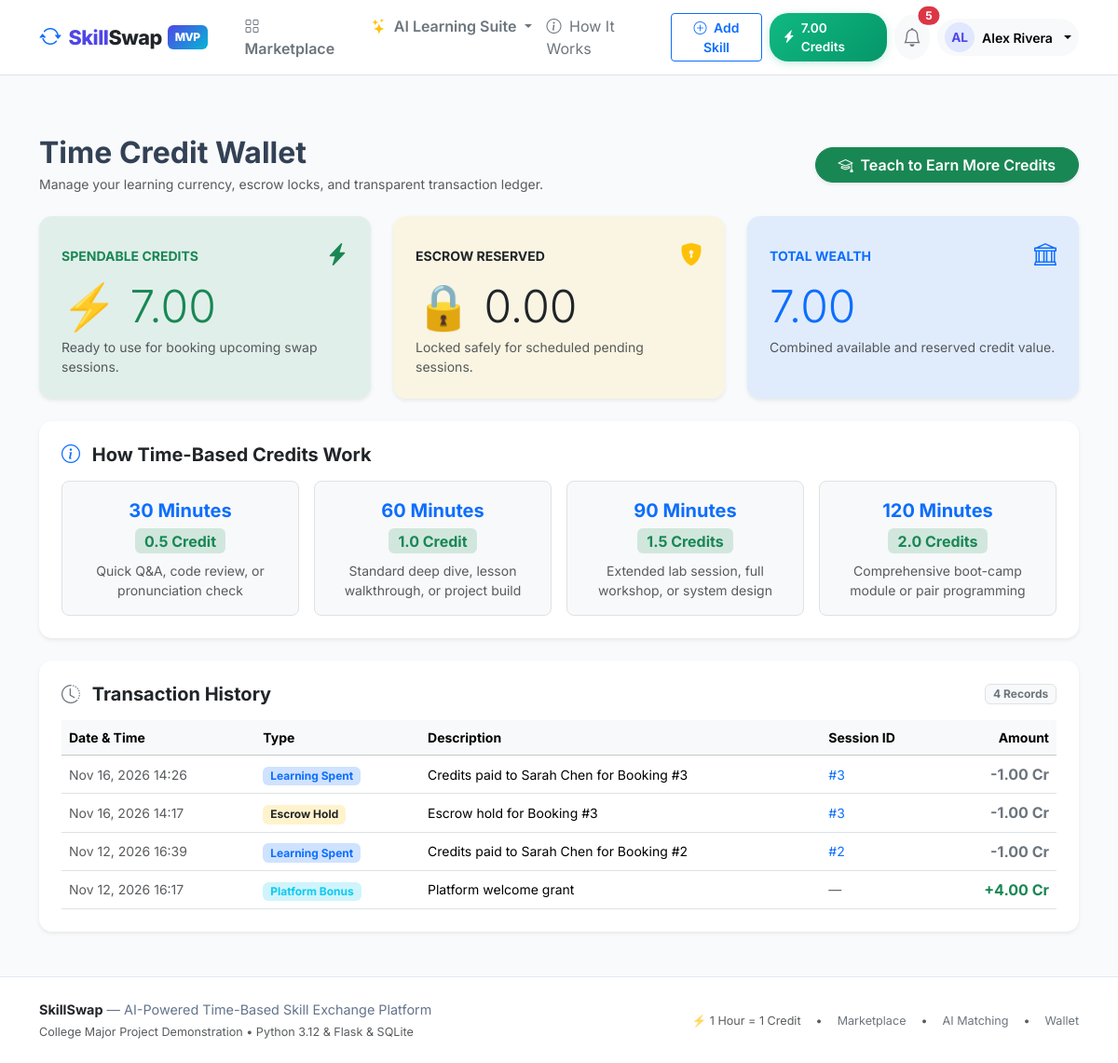
/wallet/ (signed in), run on the app's committed database.
### app/models/wallet.py (models this page shows, shortened)
class Wallet(db.Model):
    __tablename__ = "wallets"
    id = db.Column(db.Integer, primary_key=True)
    user_id = db.Column(db.Integer, db.ForeignKey("users.id"), unique=True, nullable=False, index=True)
    available_balance = db.Column(db.Numeric(8, 2), default=Decimal("0.00"), nullable=False)
    reserved_balance = db.Column(db.Numeric(8, 2), default=Decimal("0.00"), nullable=False)
    updated_at = db.Column(db.DateTime, default=lambda: datetime.now(timezone.utc), onupdate=lambda: datetime.now(timezone.utc), nullable=False)
    user = db.relationship("User", back_populates="wallet")
    transactions = db.relationship(
        "WalletTransaction", back_populates="wallet", cascade="all, delete-orphan", order_by="desc(WalletTransaction.created_at)"
    )
    @property
    def total_balance(self) -> Decimal:
        return Decimal(str(self.available_balance or 0)) + Decimal(str(self.reserved_balance or 0))

class WalletTransaction(db.Model):
    __tablename__ = "wallet_transactions"
    id = db.Column(db.Integer, primary_key=True)
    wallet_id = db.Column(db.Integer, db.ForeignKey("wallets.id"), nullable=False, index=True)
    type = db.Column(db.String(20), nullable=False)  # 'bonus', 'reserve', 'release', 'transfer_in', 'transfer_out'
    amount = db.Column(db.Numeric(8, 2), nullable=False)
    booking_id = db.Column(db.Integer, db.ForeignKey("bookings.id", ondelete="SET NULL"), nullable=True, index=True)
    description = db.Column(db.String(255), default="")
    idempotency_key = db.Column(db.String(100), unique=True, nullable=True, index=True)
    created_at = db.Column(db.DateTime, default=lambda: datetime.now(timezone.utc), nullable=False)
    wallet = db.relationship("Wallet", back_populates="transactions")
    booking = db.relationship("Booking", back_populates="wallet_transactions")

### app/models/user.py (models this page shows, shortened)
class User(UserMixin, db.Model):
    __tablename__ = "users"
    id = db.Column(db.Integer, primary_key=True)
    username = db.Column(db.String(64), unique=True, nullable=False, index=True)
    email = db.Column(db.String(120), unique=True, nullable=False, index=True)
    password_hash = db.Column(db.String(256), nullable=False)
    full_name = db.Column(db.String(100), nullable=False)
    role = db.Column(db.String(20), default="user", nullable=False)  # 'user', 'admin'
    status = db.Column(db.String(20), default="active", nullable=False)  # 'active', 'suspended'
    bio = db.Column(db.Text, default="")
    headline = db.Column(db.String(150), default="")
    location = db.Column(db.String(100), default="")
    timezone = db.Column(db.String(50), default="UTC")
    avatar_path = db.Column(db.String(255), nullable=True)
    created_at = db.Column(db.DateTime, default=lambda: datetime.now(timezone.utc), nullable=False)
    updated_at = db.Column(db.DateTime, default=lambda: datetime.now(timezone.utc), onupdate=lambda: datetime.now(timezone.utc), nullable=False)
    wallet = db.relationship("Wallet", back_populates="user", uselist=False, cascade="all, delete-orphan")
    skills = db.relationship("UserSkill", back_populates="user", cascade="all, delete-orphan", lazy="dynamic")
    availability = db.relationship("AvailabilitySlot", back_populates="user", cascade="all, delete-orphan")
    bookings_as_learner = db.relationship(
        "Booking", foreign_keys="Booking.learner_id", back_populates="learner", lazy="dynamic"
    )
    bookings_as_teacher = db.relationship(
        "Booking", foreign_keys="Booking.teacher_id", back_populates="teacher", lazy="dynamic"
    )
    reviews_given = db.relationship(
        "Review", foreign_keys="Review.reviewer_id", back_populates="reviewer", lazy="dynamic"
    )
    reviews_received = db.relationship(
        "Review", foreign_keys="Review.reviewee_id", back_populates="reviewee", lazy="dynamic"
    )
    notifications = db.relationship("Notification", back_populates="user", cascade="all, delete-orphan", lazy="dynamic")
    roadmaps = db.relationship("LearningRoadmap", back_populates="user", cascade="all, delete-orphan", lazy="dynamic")
    quizzes = db.relationship("GeneratedQuiz", back_populates="user", cascade="all, delete-orphan", lazy="dynamic")
    ai_conversations = db.relationship("AIConversation", back_populates="user", cascade="all, delete-orphan", lazy="dynamic")
    ai_prefs = db.relationship("UserAIPrefs", back_populates="user", uselist=False, cascade="all, delete-orphan")
    @property
    def is_admin(self) -> bool:
        return self.role == "admin"
    @property
    def is_active(self) -> bool:
        return self.status == "active"

### app/wallet/routes.py (the view)
@bp.route("/")
@login_required
def index():
    wallet = get_or_create_wallet(current_user.id)
    transactions = (
        WalletTransaction.query.filter_by(wallet_id=wallet.id)
        .order_by(WalletTransaction.created_at.desc())
        .all()
    )
    return render_template(
        "wallet/index.html",
        wallet=wallet,
        transactions=transactions,
    )

### app/templates/wallet/index.html (shortened to what this page needs)
{% extends "base.html" %}
{% block content %}
<div class="container py-4">
  <div class="d-flex justify-content-between align-items-center mb-4">
    <div>
      <h2 class="fw-bold mb-1">Time Credit Wallet</h2>
      <p class="text-muted small mb-0">Manage your learning currency, escrow locks, and transparent transaction ledger.</p>
    </div>
    <a href="{{ url_for('skills.new') }}" class="btn btn-success rounded-pill px-4 shadow-sm fw-semibold">
      <i class="bi bi-mortarboard me-1"></i> Teach to Earn More Credits
    </a>
  </div>
  <div class="row g-4 mb-4">
    <div class="col-md-4">
      <div class="card p-4 border-0 shadow-sm bg-success bg-opacity-10 border border-success border-opacity-25 h-100">
        <div class="d-flex justify-content-between align-items-center mb-2">
          <span class="text-success fw-bold small text-uppercase">Spendable Credits</span>
          <i class="bi bi-lightning-charge-fill text-success fs-4"></i>
        </div>
        <div class="display-5 fw-extrabold text-success mb-1">⚡ {{ wallet.available_balance }}</div>
        <div class="small text-muted">Ready to use for booking upcoming swap sessions.</div>
      </div>
    </div>
    <div class="col-md-4">
      <div class="card p-4 border-0 shadow-sm bg-warning bg-opacity-10 border border-warning border-opacity-25 h-100">
        <div class="d-flex justify-content-between align-items-center mb-2">
          <span class="text-dark fw-bold small text-uppercase">Escrow Reserved</span>
          <i class="bi bi-shield-lock-fill text-warning fs-4"></i>
        </div>
        <div class="display-5 fw-extrabold text-dark mb-1">🔒 {{ wallet.reserved_balance }}</div>
        <div class="small text-muted">Locked safely for scheduled pending sessions.</div>
      </div>
    </div>
    <div class="col-md-4">
      <div class="card p-4 border-0 shadow-sm bg-primary bg-opacity-10 border border-primary border-opacity-25 h-100">
        <div class="d-flex justify-content-between align-items-center mb-2">
          <span class="text-primary fw-bold small text-uppercase">Total Wealth</span>
          <i class="bi bi-bank fs-4 text-primary"></i>
        </div>
        <div class="display-5 fw-extrabold text-primary mb-1">{{ wallet.total_balance }}</div>
        <div class="small text-muted">Combined available and reserved credit value.</div>
      </div>
    </div>
  </div>
  <div class="card p-4 border-0 shadow-sm mb-4">
    <h5 class="fw-bold mb-3"><i class="bi bi-info-circle text-primary me-2"></i> How Time-Based Credits Work</h5>
    <div class="row g-3 text-center">
      <div class="col-6 col-md-3">
        <div class="p-3 bg-light rounded-3 border">
          <div class="fw-bold fs-5 text-primary">30 Minutes</div>
          <div class="badge bg-success-subtle text-success fs-6 mt-1">0.5 Credit</div>
          <div class="small text-muted mt-2">Quick Q&A, code review, or pronunciation check</div>
        </div>
      </div>
      <div class="col-6 col-md-3">
        <div class="p-3 bg-light rounded-3 border">
          <div class="fw-bold fs-5 text-primary">60 Minutes</div>
          <div class="badge bg-success-subtle text-success fs-6 mt-1">1.0 Credit</div>
          <div class="small text-muted mt-2">Standard deep dive, lesson walkthrough, or project build</div>
        </div>
      </div>
      <div class="col-6 col-md-3">
        <div class="p-3 bg-light rounded-3 border">
          <div class="fw-bold fs-5 text-primary">90 Minutes</div>
          <div class="badge bg-success-subtle text-success fs-6 mt-1">1.5 Credits</div>
          <div class="small text-muted mt-2">Extended lab session, full workshop, or system design</div>
        </div>
      </div>
      <div class="col-6 col-md-3">
        <div class="p-3 bg-light rounded-3 border">
          <div class="fw-bold fs-5 text-primary">120 Minutes</div>
          <div class="badge bg-success-subtle text-success fs-6 mt-1">2.0 Credits</div>
          <div class="small text-muted mt-2">Comprehensive boot-camp module or pair programming</div>
        </div>
      </div>
    </div>
  </div>
  <div class="card p-4 border-0 shadow-sm">
    <div class="d-flex justify-content-between align-items-center mb-3">
      <h5 class="fw-bold mb-0"><i class="bi bi-clock-history text-secondary me-2"></i> Transaction History</h5>
      <span class="badge bg-light text-secondary border">{{ transactions|length }} Records</span>
    </div>
    {% if transactions %}
      <div class="table-responsive">
        <table class="table table-hover align-middle mb-0">
          <thead class="table-light small">
            <tr>
              <th>Date & Time</th>
              <th>Type</th>
              <th>Description</th>
              <th>Session ID</th>
              <th class="text-end">Amount</th>
            </tr>
          </thead>
          <tbody>
            {% for tx in transactions %}
              <tr>
                <td class="small text-muted">{{ tx.created_at.strftime('%b %d, %Y %H:%M') }}</td>
                <td>
                  {% if tx.type == 'bonus' %}
                    <span class="badge bg-info-subtle text-info">Platform Bonus</span>
                  {% elif tx.type == 'transfer_in' %}
                    <span class="badge bg-success-subtle text-success">Teaching Earned</span>
                  {% elif tx.type == 'transfer_out' %}
                    <span class="badge bg-primary-subtle text-primary">Learning Spent</span>
                  {% elif tx.type == 'reserve' %}
                    <span class="badge bg-warning-subtle text-warning text-dark">Escrow Hold</span>
                  {% elif tx.type == 'release' %}
                    <span class="badge bg-secondary-subtle text-secondary">Escrow Released</span>
                  {% else %}
                    <span class="badge bg-light text-dark">{{ tx.type }}</span>
                  {% endif %}
                </td>
                <td class="small">{{ tx.description }}</td>
                <td class="small">
                  {% if tx.booking_id %}
                    <a href="{{ url_for('bookings.detail', booking_id=tx.booking_id) }}" class="text-decoration-none">
                      #{{ tx.booking_id }}
                    </a>
                  {% else %}
                    <span class="text-muted">—</span>
                  {% endif %}
                </td>
                <td class="text-end fw-bold {% if tx.amount > 0 %}text-success{% else %}text-secondary{% endif %}">
                  {% if tx.amount > 0 %}+{% endif %}{{ tx.amount }} Cr
                </td>
              </tr>
            {% endfor %}
          </tbody>
        </table>
      </div>
    {% else %}
      <div class="text-center py-4 text-muted small">
        No wallet transactions recorded yet.
      </div>
    {% endif %}
  </div>
</div>
{% endblock %}

### app/templates/base.html (shortened to what this page needs)
<!DOCTYPE html>
<html lang="en">
<head>
  <link href="https://cdn.jsdelivr.net/npm/bootstrap@5.3.3/dist/css/bootstrap.min.css" rel="stylesheet">
  <link rel="stylesheet" href="https://cdn.jsdelivr.net/npm/bootstrap-icons@1.11.3/font/bootstrap-icons.min.css">
  <link rel="stylesheet" href="{{ url_for('static', filename='css/custom.css') }}">
</head>
<body>
  <nav class="navbar navbar-expand-lg navbar-light bg-white border-bottom sticky-top py-2">
    <div class="container">
      <a class="navbar-brand d-flex align-items-center" href="{{ url_for('dashboard.index') }}">
        <i class="bi bi-arrow-repeat text-primary me-2 fs-4"></i>
        <span>Skill<span class="text-dark">Swap</span></span>
        <span class="brand-badge">MVP</span>
      </a>
      <div class="collapse navbar-collapse" id="navbarMain">
        <ul class="navbar-nav me-auto mb-2 mb-lg-0 ms-lg-3">
          <li class="nav-item">
            <a class="nav-link fw-semibold text-secondary" href="{{ url_for('skills.index') }}">
              <i class="bi bi-grid me-1"></i> Marketplace
            </a>
          </li>
          <li class="nav-item dropdown">
            <a class="nav-link dropdown-toggle fw-semibold text-secondary" href="#" role="button" data-bs-toggle="dropdown">
              <i class="bi bi-stars text-warning me-1"></i> AI Learning Suite
            </a>
          </li>
          <li class="nav-item">
            <a class="nav-link text-secondary" href="#" data-bs-toggle="modal" data-bs-target="#howItWorksModal">
              <i class="bi bi-info-circle me-1"></i> How It Works
            </a>
          </li>
        </ul>
        <div class="d-flex align-items-center gap-2">
          {% if current_user.is_authenticated %}
            <a href="{{ url_for('skills.new') }}" class="btn btn-outline-primary btn-sm fw-semibold d-none d-md-inline-block">
              <i class="bi bi-plus-circle me-1"></i> Add Skill
            </a>
            <a href="{{ url_for('wallet.index') }}" class="credit-pill" title="1 Hour Teaching = 1 Credit">
              <i class="bi bi-lightning-charge-fill"></i>
              <span>{{ current_user.wallet.available_balance if current_user.wallet else '0.00' }} Credits</span>
            </a>
            <a href="{{ url_for('notifications.index') }}" class="btn btn-light position-relative p-2 rounded-circle" title="Notifications">
              <i class="bi bi-bell fs-5 text-secondary"></i>
              {% if unread_count > 0 %}
                <span class="position-absolute top-0 start-100 translate-middle badge rounded-pill bg-danger">
                  {{ unread_count }}
                </span>
              {% endif %}
            </a>
            <div class="dropdown">
              <button class="btn btn-light dropdown-toggle d-flex align-items-center gap-2 border-0 rounded-pill px-2 py-1" data-bs-toggle="dropdown">
                <div class="avatar-circle" style="width: 32px; height: 32px; font-size: 0.85rem;">
                  {{ current_user.username[:2].upper() }}
                </div>
                <span class="fw-semibold small d-none d-lg-inline">{{ current_user.full_name }}</span>
              </button>
            </div>
          {% else %}
            <a href="{{ url_for('auth.login') }}" class="btn btn-link text-decoration-none text-secondary fw-semibold">Sign In</a>
            <a href="{{ url_for('auth.register') }}" class="btn btn-primary fw-semibold shadow-sm">
              Get Started <span class="badge bg-warning text-dark ms-1">+2.0 Cr</span>
            </a>
          {% endif %}
        </div>
      </div>
    </div>
  </nav>
  <main class="py-4">
    {% block content %}{% endblock %}
  </main>
  <footer class="mt-auto">
    <div class="container">
      <div class="row gy-3 align-items-center">
        <div class="col-md-6 text-center text-md-start">
          <span class="fw-bold text-dark">SkillSwap</span> — AI-Powered Time-Based Skill Exchange Platform
          <div class="text-muted small mt-1">College Major Project Demonstration • Python 3.12 & Flask & SQLite</div>
        </div>
        <div class="col-md-6 text-center text-md-end">
          <div class="d-inline-flex gap-3 text-muted small">
            <span>⚡ 1 Hour = 1 Credit</span>
            <span>•</span>
            <a href="{{ url_for('skills.index') }}" class="text-decoration-none text-secondary">Marketplace</a>
            <span>•</span>
            <a href="{{ url_for('ai.matching') }}" class="text-decoration-none text-secondary">AI Matching</a>
            <span>•</span>
            <a href="{{ url_for('wallet.index') }}" class="text-decoration-none text-secondary">Wallet</a>
          </div>
        </div>
      </div>
    </div>
  </footer>
</body>
</html>

### data on the page
Wallet: wallet "7.00", available_balance "7.00", reserved_balance "0.00", total_balance "7.00"
User: username "AL", full_name "Alex Rivera"
WalletTransaction: created_at "Nov 16, 2026 14:26", type "Learning Spent", description "Credits paid to Sarah Chen for Booking #3", booking_id "3", amount "-1.00"
WalletTransaction: created_at "Nov 16, 2026 14:17", type "Escrow Hold", description "Escrow hold for Booking #3", booking_id "3", amount "-1.00"
WalletTransaction: created_at "Nov 12, 2026 16:39", type "Learning Spent", description "Credits paid to Sarah Chen for Booking #2", booking_id "2", amount "-1.00"
WalletTransaction: created_at "Nov 12, 2026 16:17", type "Platform Bonus", description "Platform welcome grant", amount "4.00"

### other printed values
{{ unread_count }} "5"
{{ transactions|length }} "4"
